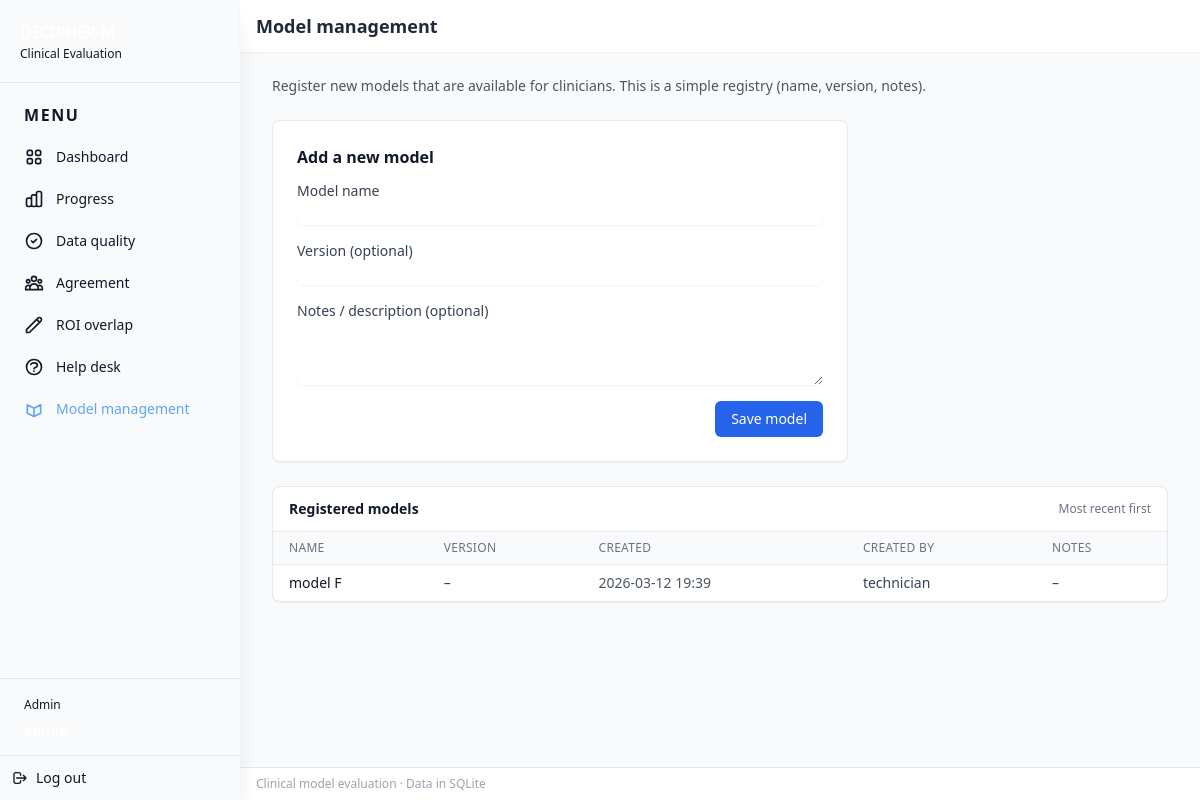
Page /admin/models (signed in) on the committed database.
### app/models.py (models this page shows)
class User(SQLModel, table=True):
    __tablename__ = "users"
    id: Optional[int] = Field(default=None, primary_key=True)
    username: str = Field(unique=True)
    password_hash: str = Field()
    role: str = Field()  # "doctor" | "admin"
    full_name: Optional[str] = Field(default=None)
    email: Optional[str] = Field(default=None)
    institution: Optional[str] = Field(default=None)
    notes: Optional[str] = Field(default=None)
    created_at: datetime = Field(default_factory=datetime.utcnow)

class RegisteredModel(SQLModel, table=True):
    id: Optional[int] = Field(default=None, primary_key=True)
    name: str
    version: Optional[str] = Field(default=None)
    description: Optional[str] = Field(default=None)
    created_by_id: int = Field(foreign_key="users.id")
    created_at: datetime = Field(default_factory=datetime.utcnow)

### app/main.py (the view)
@app.get("/admin/models", response_class=HTMLResponse)
def admin_models(request: Request, session: SessionDep):
    user = require_admin(request, session)
    if user is None:
        return RedirectResponse(url="/login?role=admin", status_code=302)
    models = session.exec(
        select(RegisteredModel).order_by(RegisteredModel.created_at.desc())
    ).all()
    creator_ids = [m.created_by_id for m in models]
    creator_usermap = {}
    if creator_ids:
        for u in session.exec(select(User).where(User.id.in_(creator_ids))).all():
            creator_usermap[u.id] = u.username
    return templates.TemplateResponse(
        "admin/models.html",
        {"request": request, "current_user": user, "models": models, "creator_usermap": creator_usermap},
    )

### app/templates/admin/models.html (shortened to what this page needs)
{% extends "base.html" %}
{% block header_title %}Model management{% endblock %}
{% block content %}
<div class="space-y-6">
  <p class="text-sm text-gray-600">
    Register new models that are available for clinicians. This is a simple registry (name, version, notes).
  </p>
  <div class="bg-white rounded-lg border border-gray-200 p-6 shadow-sm max-w-xl">
    <h2 class="text-base font-semibold text-gray-900 mb-3">Add a new model</h2>
    <form method="post" action="{{ request.url_for('admin_add_model') }}" class="space-y-4">
      <div>
        <label for="name" class="block text-sm font-medium text-gray-700 mb-1">Model name</label>
        <input
          type="text"
          id="name"
          name="name"
          required
          class="block w-full rounded-md border-gray-300 shadow-sm focus:border-blue-500 focus:ring-blue-500 text-sm"
        />
      </div>
      <div>
        <label for="version" class="block text-sm font-medium text-gray-700 mb-1">Version (optional)</label>
        <input
          type="text"
          id="version"
          name="version"
          class="block w-full rounded-md border-gray-300 shadow-sm focus:border-blue-500 focus:ring-blue-500 text-sm"
        />
      </div>
      <div>
        <label for="description" class="block text-sm font-medium text-gray-700 mb-1">Notes / description (optional)</label>
        <textarea
          id="description"
          name="description"
          rows="3"
          class="block w-full rounded-md border-gray-300 shadow-sm focus:border-blue-500 focus:ring-blue-500 text-sm"
        ></textarea>
      </div>
      <div class="flex items-center justify-end gap-3">
        <button
          type="submit"
          class="inline-flex items-center px-4 py-2 bg-blue-600 text-white text-sm font-medium rounded-md hover:bg-blue-700"
        >
          Save model
        </button>
      </div>
    </form>
  </div>
  <div class="bg-white rounded-lg border border-gray-200 overflow-hidden shadow-sm">
    <div class="px-4 py-3 border-b border-gray-200 flex items-center justify-between">
      <h2 class="text-sm font-semibold text-gray-900">Registered models</h2>
      <p class="text-xs text-gray-500">Most recent first</p>
    </div>
    <table class="min-w-full divide-y divide-gray-200">
      <thead class="bg-gray-50">
        <tr>
          <th class="px-4 py-2 text-left text-xs font-medium text-gray-500 uppercase tracking-wide">Name</th>
          <th class="px-4 py-2 text-left text-xs font-medium text-gray-500 uppercase tracking-wide">Version</th>
          <th class="px-4 py-2 text-left text-xs font-medium text-gray-500 uppercase tracking-wide">Created</th>
          <th class="px-4 py-2 text-left text-xs font-medium text-gray-500 uppercase tracking-wide">Created by</th>
          <th class="px-4 py-2 text-left text-xs font-medium text-gray-500 uppercase tracking-wide">Notes</th>
        </tr>
      </thead>
      <tbody class="divide-y divide-gray-200">
        {% for m in models %}
        <tr>
          <td class="px-4 py-2 text-sm font-medium text-gray-900">{{ m.name }}</td>
          <td class="px-4 py-2 text-sm text-gray-700">{{ m.version or '–' }}</td>
          <td class="px-4 py-2 text-sm text-gray-600">
            {{ m.created_at.strftime('%Y-%m-%d %H:%M') if m.created_at else '-' }}
          </td>
          <td class="px-4 py-2 text-sm text-gray-700">
            {{ creator_usermap.get(m.created_by_id, '-') }}
          </td>
          <td class="px-4 py-2 text-sm text-gray-700">
            {{ m.description or '–' }}
          </td>
        </tr>
        {% else %}
        <tr>
          <td colspan="5" class="px-4 py-8 text-center text-gray-500 text-sm">
            No models registered yet.
          </td>
        </tr>
        {% endfor %}
      </tbody>
    </table>
  </div>
</div>
{% endblock %}

### app/templates/base.html (shortened to what this page needs)
<!DOCTYPE html>
<html lang="en">
  <head>
    <link
      href="https://cdn.jsdelivr.net/npm/tailwindcss@2.2.19/dist/tailwind.min.css"
      rel="stylesheet"
    />
    <link rel="stylesheet" href="/static/styles.css" />
  </head>
  <body class="bg-gray-50 text-gray-900">
    <div class="min-h-screen flex">
      {% if current_user is defined and current_user %}
      <aside class="w-60 min-h-screen sticky top-0 bg-slate-900 text-slate-100 flex-shrink-0 flex flex-col shadow-xl">
        <div class="p-5 border-b border-slate-700/80">
          <h1 class="font-bold text-base tracking-tight text-white">DECIPHER-M</h1>
          <p class="text-xs text-slate-400 mt-0.5">Clinical Evaluation</p>
        </div>
        <nav class="p-3 flex-1 space-y-0.5">
          <p class="px-3 py-2 text-[11px] font-semibold text-slate-500 uppercase tracking-widest">Menu</p>
          {% if current_user.role == 'admin' %}
          <a href="/admin" class="flex items-center gap-3 px-3 py-2.5 rounded-lg text-sm font-medium transition-colors {% if request.url.path == '/admin' %}bg-slate-800 text-blue-400{% else %}text-slate-300 hover:bg-slate-800 hover:text-blue-400{% endif %}">Dashboard</a>
          <a href="/admin/progress" class="flex items-center gap-3 px-3 py-2.5 rounded-lg text-sm font-medium transition-colors {% if request.url.path == '/admin/progress' %}bg-slate-800 text-blue-400{% else %}text-slate-300 hover:bg-slate-800 hover:text-blue-400{% endif %}">Progress</a>
          <a href="/admin/quality" class="flex items-center gap-3 px-3 py-2.5 rounded-lg text-sm font-medium transition-colors {% if request.url.path == '/admin/quality' %}bg-slate-800 text-blue-400{% else %}text-slate-300 hover:bg-slate-800 hover:text-blue-400{% endif %}"><svg class="w-5 h-5 flex-shrink-0" fill="none" stroke="currentColor" viewBox="0 0 24 24"><path stroke-linecap="round" stroke-linejoin="round" stroke-width="2" d="M9 12l2 2 4-4m6 2a9 9 0 11-18 0 9 9 0 0118 0z"/></svg>Data quality</a>
          <a href="/admin/agreement" class="flex items-center gap-3 px-3 py-2.5 rounded-lg text-sm font-medium transition-colors {% if request.url.path == '/admin/agreement' %}bg-slate-800 text-blue-400{% else %}text-slate-300 hover:bg-slate-800 hover:text-blue-400{% endif %}">Agreement</a>
          <a href="/admin/roi" class="flex items-center gap-3 px-3 py-2.5 rounded-lg text-sm font-medium transition-colors {% if request.url.path == '/admin/roi' %}bg-slate-800 text-blue-400{% else %}text-slate-300 hover:bg-slate-800 hover:text-blue-400{% endif %}"><svg class="w-5 h-5 flex-shrink-0" fill="none" stroke="currentColor" viewBox="0 0 24 24"><path stroke-linecap="round" stroke-linejoin="round" stroke-width="2" d="M15.232 5.232l3.536 3.536m-2.036-5.036a2.5 2.5 0 113.536 3.536L6.5 21.036H3v-3.572L16.732 3.732z"/></svg>ROI overlap</a>
          <a href="/help/inbox" class="flex items-center gap-3 px-3 py-2.5 rounded-lg text-sm font-medium transition-colors {% if request.url.path.startswith('/help') %}bg-slate-800 text-blue-400{% else %}text-slate-300 hover:bg-slate-800 hover:text-blue-400{% endif %}">Help desk</a>
          <a href="/admin/models" class="flex items-center gap-3 px-3 py-2.5 rounded-lg text-sm font-medium transition-colors {% if request.url.path == '/admin/models' %}bg-slate-800 text-blue-400{% else %}text-slate-300 hover:bg-slate-800 hover:text-blue-400{% endif %}"><svg class="w-5 h-5 flex-shrink-0" fill="none" stroke="currentColor" viewBox="0 0 24 24"><path stroke-linecap="round" stroke-linejoin="round" stroke-width="2" d="M20 7l-8 4-8-4m16 0l-8 4m8-4v10l-8 4m0-10L4 7m8 4v10M4 7v10l8 4"/></svg>Model management</a>
          {% endif %}
        </nav>
        <div class="p-3 border-t border-slate-700/80">
          <p class="px-3 py-1.5 text-xs font-medium text-slate-500">{{ 'Admin' if current_user.role == 'admin' else 'Doctor' }}</p>
          <p class="px-3 py-0.5 text-sm font-semibold text-white">{{ current_user.username }}</p>
        </div>
        <a href="/logout" class="flex items-center gap-2 p-3 text-sm font-medium text-slate-400 hover:bg-slate-800 hover:text-blue-400 border-t border-slate-700/80 transition-colors"><svg class="w-4 h-4 flex-shrink-0" fill="none" stroke="currentColor" viewBox="0 0 24 24"><path stroke-linecap="round" stroke-linejoin="round" stroke-width="2" d="M17 16l4-4m0 0l-4-4m4 4H7m6 4v1a3 3 0 01-3 3H6a3 3 0 01-3-3V7a3 3 0 013-3h4a3 3 0 013 3v1"/></svg>Log out</a>
      </aside>
      {% endif %}
      <div class="flex-1 flex flex-col min-w-0">
        {% if current_user is defined and current_user %}
        <header class="bg-white shadow-sm py-3 px-4">
          <div class="max-w-5xl mx-auto flex items-center justify-between">
            <h2 class="text-lg font-semibold text-gray-800">{% block header_title %}Clinical Evaluation{% endblock %}</h2>
          </div>
        </header>
        {% endif %}
        <main class="flex-1 py-6 px-4 sm:px-6 lg:px-8">
          <div class="max-w-5xl mx-auto">
            {% block content %}{% endblock %}
          </div>
        </main>
        <footer class="bg-white border-t py-2 px-4 text-xs text-gray-400">
          Clinical model evaluation · Data in SQLite
        </footer>
      </div>
    </div>
  </body>
</html>

### app/static/styles.css (style rules this page uses)
body { -webkit-font-smoothing: antialiased; }
textarea { resize: vertical; }

### rows in the picture
User: role "Admin"
RegisteredModel: name "model F", version "–", created_at "2026-03-12 19:39", description "–"
User: get "technician"
